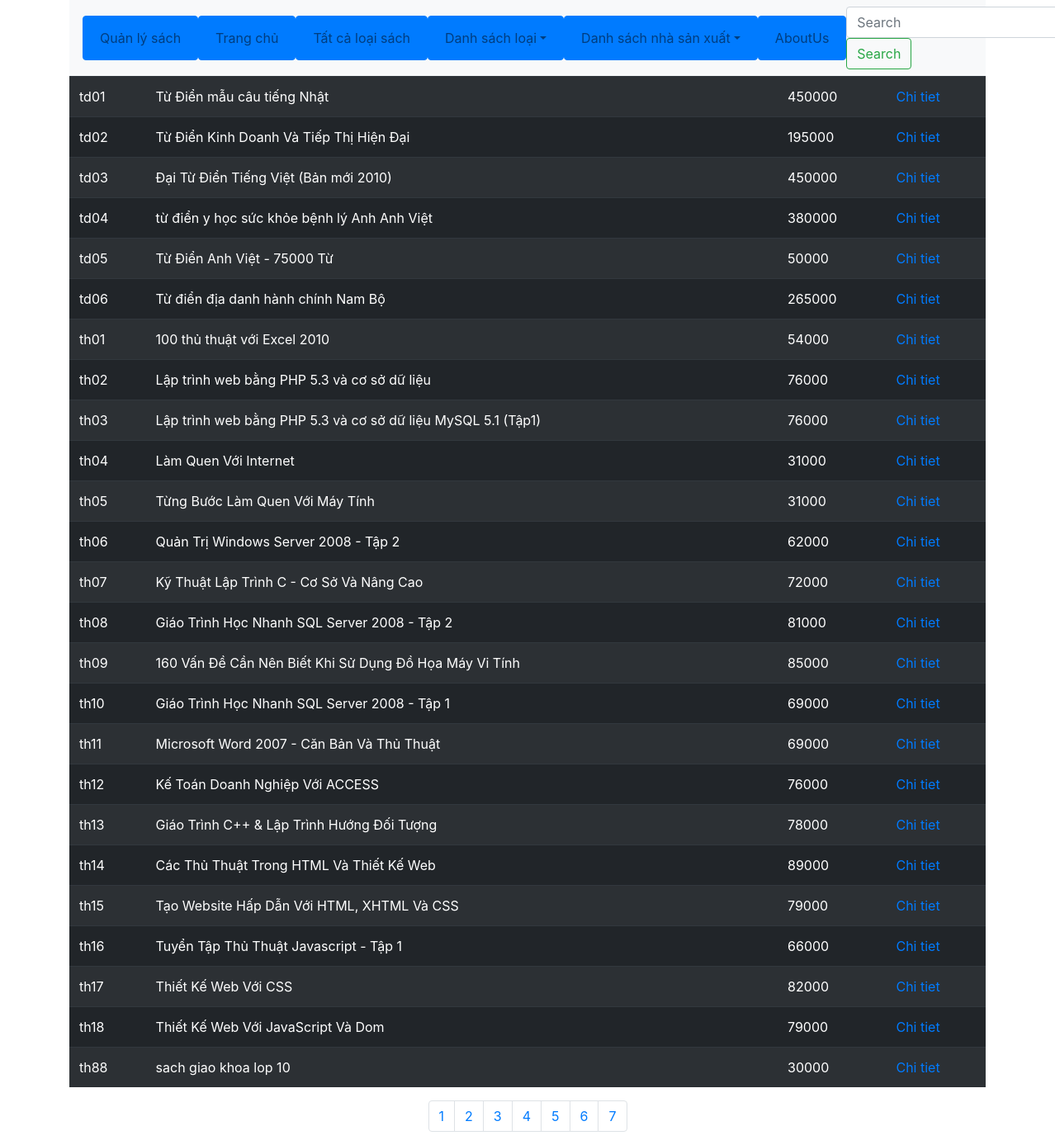
/ossck/tuan6-1123/index.php?controller=sach&action=tatca, run on the app's committed database.
### tables this page shows
CREATE TABLE `book` (
  `book_id` varchar(15) NOT NULL,
  `book_name` varchar(250) NOT NULL,
  `description` text NOT NULL,
  `price` int(10) NOT NULL,
  `img` varchar(50) NOT NULL,
  `pub_id` varchar(5) NOT NULL,
  `cat_id` varchar(5) NOT NULL,
  PRIMARY KEY (`book_id`),
  KEY `manxb` (`pub_id`,`cat_id`),
  KEY `maloai` (`cat_id`),
  CONSTRAINT `book_ibfk_1` FOREIGN KEY (`pub_id`) REFERENCES `publisher` (`pub_id`) ON UPDATE CASCADE,
  CONSTRAINT `book_ibfk_2` FOREIGN KEY (`cat_id`) REFERENCES `category` (`cat_id`) ON UPDATE CASCADE
);

### ossck/tuan6-1123/models/Db.php (called while the page is built, shortened)
<?php
class Db{
    protected static $pdo;
    function __construct()
    {
        self::$pdo = new PDO('mysql:host='. HOST .';dbname='. DB, USER , PW);
        self::$pdo->query('set names utf8');
    }
    protected function selectQuery($sql, $arr=[])
    {
        $stm = self::$pdo->prepare($sql);
        $stm->execute($arr);
        $data = $stm->fetchAll(PDO::FETCH_ASSOC);
        return $data;
    }
}

### ossck/tuan6-1123/models/Sach.php (called while the page is built, shortened)
<?php
class Sach extends Db
{
    function all()
    {
        return $this->selectQuery('select * from book');
    }
}

### ossck/tuan6-1123/views/sach/index.php (the view)
<table class='table table-striped table-dark'>
    <?php
    foreach ($data as $r) {
    ?>
        <tr>
            <td><?php echo $r['book_id']; ?></td>
            <td><?php echo $r['book_name']; ?></td>
            <td><?php echo $r['price']; ?></td>
            <td>
                <a href="./index.php?controller=sach&action=detail&id=<?php echo $r['book_id'] ?>">
                    Chi tiet
                </a>
            </td>
        </tr>
    <?php
    }
    ?>
</table>

### data on the page
book: book_id "td01", book_name "Từ Điển mẫu câu tiếng Nhật", price "450000"
book: book_id "td02", book_name "Từ Điển Kinh Doanh Và Tiếp Thị Hiện Đại", price "195000"
book: book_id "td03", book_name "Đại Từ Điển Tiếng Việt (Bản mới 2010)", price "450000"
book: book_id "td04", book_name "từ điển y học sức khỏe bệnh lý Anh Anh Việt", price "380000"
book: book_id "td05", book_name "Từ Điển Anh Việt - 75000 Từ", price "50000"
book: book_id "td06", book_name "Từ điển địa danh hành chính Nam Bộ", price "265000"
book: book_id "th01", book_name "100 thủ thuật với Excel 2010", price "54000"
book: book_id "th02", book_name "Lập trình web bằng PHP 5.3 và cơ sở dữ liệu", price "76000"
book: book_id "th03", book_name "Lập trình web bằng PHP 5.3 và cơ sở dữ liệu MySQL 5.1 (Tập1)", price "76000"
book: book_id "th04", book_name "Làm Quen Với Internet", price "31000"
book: book_id "th05", book_name "Từng Bước Làm Quen Với Máy Tính", price "31000"
book: book_id "th06", book_name "Quản Trị Windows Server 2008 - Tập 2", price "62000"
book: book_id "th07", book_name "Kỹ Thuật Lập Trình C - Cơ Sở Và Nâng Cao", price "72000"
book: book_id "th08", book_name "Giáo Trình Học Nhanh SQL Server 2008 - Tập 2", price "81000"
book: book_id "th09", book_name "160 Vấn Đề Cần Nên Biết Khi Sử Dụng Đồ Họa Máy Vi Tính", price "85000"
book: book_id "th10", book_name "Giáo Trình Học Nhanh SQL Server 2008 - Tập 1", price "69000"
book: book_id "th11", book_name "Microsoft Word 2007 - Căn Bản Và Thủ Thuật", price "69000"
book: book_id "th12", book_name "Kế Toán Doanh Nghiệp Với ACCESS", price "76000"
book: book_id "th13", book_name "Giáo Trình C++ & Lập Trình Hướng Đối Tượng", price "78000"
book: book_id "th14", book_name "Các Thủ Thuật Trong HTML Và Thiết Kế Web", price "89000"
book: book_id "th15", book_name "Tạo Website Hấp Dẫn Với HTML, XHTML Và CSS", price "79000"
book: book_id "th16", book_name "Tuyển Tập Thủ Thuật Javascript - Tập 1", price "66000"
book: book_id "th17", book_name "Thiết Kế Web Với CSS", price "82000"
book: book_id "th18", book_name "Thiết Kế Web Với JavaScript Và Dom", price "79000"
book: book_id "th88", book_name "sach giao khoa lop 10", price "30000"
